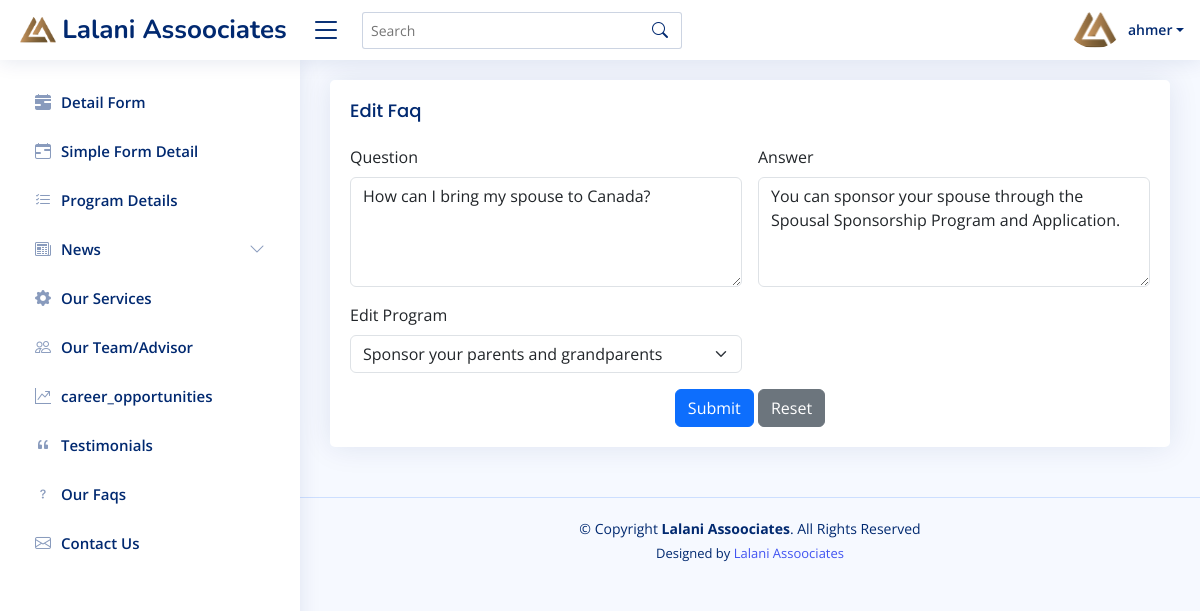
The app's page /Admin/edit_faq.php?id=7 (signed in) with its own data.
### tables this page shows
CREATE TABLE `users` (
  `id` int(11) NOT NULL,
  `username` varchar(50) NOT NULL,
  `email` varchar(255) NOT NULL,
  `password` varchar(200) NOT NULL,
  `created_at` timestamp NOT NULL DEFAULT current_timestamp() ON UPDATE current_timestamp()
);

CREATE TABLE `faqs` (
  `id` int(11) NOT NULL,
  `title` varchar(100) NOT NULL,
  `detail` text NOT NULL,
  `program_id` int(11) NOT NULL,
  `created_at` timestamp NOT NULL DEFAULT current_timestamp(),
  `updated_at` timestamp NOT NULL DEFAULT current_timestamp() ON UPDATE current_timestamp()
);

### Admin/edit_faq.php (the view, shortened to what this page needs)
<!DOCTYPE html>
<html lang="en">
<head>
  <link href="assets/vendor/bootstrap/css/bootstrap.min.css" rel="stylesheet">
  <link href="assets/vendor/bootstrap-icons/bootstrap-icons.css" rel="stylesheet">
  <link href="assets/vendor/boxicons/css/boxicons.min.css" rel="stylesheet">
  <link href="assets/vendor/quill/quill.snow.css" rel="stylesheet">
  <link href="assets/vendor/quill/quill.bubble.css" rel="stylesheet">
  <link href="assets/vendor/remixicon/remixicon.css" rel="stylesheet">
  <link href="assets/vendor/simple-datatables/style.css" rel="stylesheet">
  <link href="assets/css/custom.css" rel="stylesheet">
  <link href="assets/css/style.css" rel="stylesheet">
</head>
<body>
<?php include 'include/header.php'; ?>
<?php include 'include/side_bar.php'; ?>
  <main id="main" class="main">
  <div class="card">
            <div class="card-body">
              <h5 class="card-title">Edit Faq</h5>
              <?php
                include 'php_action/config.php' ;
                $id = $_GET['id'];
                $sql = "SELECT f.*, p.id AS p_id, p.title AS program_title
                FROM faqs f
                JOIN program p ON f.program_id = p.id
                WHERE f.id = '$id'";
                $result = mysqli_query($conn, $sql);
                if (mysqli_num_rows($result) > 0) {
                while($row = mysqli_fetch_assoc($result)) {
                ?>
              <form class="row g-3" id="teamForm" method="POST" action="update_faq.php">
                <div class="col-6">
                    <label for="question" class="form-label">Question</label>
                    <textarea class="form-control" id="question" name="question" placeholder="Edit Your Question" rows="4"><?php echo $row['title'] ?></textarea>
                </div>
                <div class="col-6">
                    <label for="answer" class="form-label">Answer</label>
                    <textarea class="form-control" id="answer" name="answer" placeholder="Edit Your Answer" rows="4"><?php echo $row['detail'] ?></textarea>
                </div>
                <div class="col-md-6">
                    <label for="program" class="form-label">Edit Program</label>
                    <select id="program" class="form-select" name="program" required>
                        <?php
                        $sql_programs = "SELECT id, title FROM program";
                        $result_programs = mysqli_query($conn, $sql_programs);
                        if (mysqli_num_rows($result_programs) > 0) {
                            while ($row_program = mysqli_fetch_assoc($result_programs)) {
                                $selected = ($row_program['id'] == $row['p_id']) ? 'selected' : '';
                                ?>
                                <option value="<?php echo $row_program['id'] ?>" <?php echo $selected ?>><?php echo $row_program['title'] ?></option>
                                <?php
                            }
                        }
                        ?>
                    </select>
                </div>
                <div class="text-center">
                  <button type="submit"  name="submit" class="btn btn-primary">Submit</button>
                  <button type="reset" class="btn btn-secondary">Reset</button>
                </div>
              </form>
              <?php }} ?>
            </div>
          </div>
  </main>
  <?php include 'include/footer.php'; ?>
</body>
</html>

### Admin/include/header.php (shortened to what this page needs)
<header id="header" class="header fixed-top d-flex align-items-center">
  <div class="d-flex align-items-center justify-content-between">
    <a href="index.php" class="logo d-flex align-items-center">
      <img src="../assets/images/title_icon.png" alt="">
      <span class="d-none d-lg-block">Lalani Assoociates</span>
    </a>
    <i class="bi bi-list toggle-sidebar-btn"></i>
  </div>
  <div class="search-bar">
    <form class="search-form d-flex align-items-center" method="POST" action="#">
      <input type="text" name="query" placeholder="Search" title="Enter search keyword">
      <button type="submit" title="Search"><i class="bi bi-search"></i></button>
    </form>
  </div>
  <nav class="header-nav ms-auto">
    <ul class="d-flex align-items-center">
      <li class="nav-item dropdown pe-3">
      <?php
      if (isset($_SESSION['user_id']) && isset($_SESSION['email'])) {
          $user_id = $_SESSION['user_id'];
      } else {
          header("Location: login.php");
          exit();
      }
              include 'php_action/config.php' ;
              $sql = "SELECT * FROM users where id = $user_id";
              $result = mysqli_query($conn, $sql);
              if (mysqli_num_rows($result) > 0) {
              while($row = mysqli_fetch_assoc($result)) {
              ?>
        <a class="nav-link nav-profile d-flex align-items-center pe-0" href="#" data-bs-toggle="dropdown">
          <img src="../assets/images/title_icon.png" alt="Profile" class="rounded-circle">
          <span class="d-none d-md-block dropdown-toggle ps-2"><?php echo $row['username'] ?></span>
        </a>
          <?php }} ?>
      </li>
    </ul>
  </nav>
</header>

### Admin/assets/css/style.css (style rules this page uses)
:root { scroll-behavior: smooth; }
body { font-family: "Open Sans", sans-serif; background: #f6f9ff; color: #444444; }
a { color: #4154f1; text-decoration: none; }
h1, h2, h3, h4, h5, h6 { font-family: "Nunito", sans-serif; }
#main { margin-top: 60px; padding: 20px 30px; transition: all 0.3s; }
.card { margin-bottom: 30px; border: none; border-radius: 5px; box-shadow: 0px 0 30px rgba(1, 41, 112, 0.1); }
.card-title { padding: 20px 0 15px 0; font-size: 18px; font-weight: 500; color: #012970; font-family: "Poppins", sans-serif; }
.card-body { padding: 0 20px 20px 20px; }
.logo { line-height: 1; }
@media (min-width: 1200px) { .logo { width: 280px; } }
.logo img { max-height: 26px; margin-right: 6px; }
.logo span { font-size: 26px; font-weight: 700; color: #012970; font-family: "Nunito", sans-serif; }
.header { transition: all 0.5s; z-index: 997; height: 60px; box-shadow: 0px 2px 20px rgba(1, 41, 112, 0.1); background-color: #fff; padding-left: 20px; }
.header .toggle-sidebar-btn { font-size: 32px; padding-left: 10px; cursor: pointer; color: #012970; }
.header .search-bar { min-width: 360px; padding: 0 20px; }
.header .search-form { width: 100%; }
.header .search-form input { border: 0; font-size: 14px; color: #012970; border: 1px solid rgba(1, 41, 112, 0.2); padding: 7px 38px 7px 8px; border-radius: 3px; transition: 0.3s; width: 100%; }
.header .search-form button { border: 0; padding: 0; margin-left: -30px; background: none; }
.header .search-form button i { color: #012970; }
.header-nav ul { list-style: none; }
.header-nav>ul { margin: 0; padding: 0; }
.header-nav .nav-profile { color: #012970; }
.header-nav .nav-profile img { max-height: 36px; }
.header-nav .nav-profile span { font-size: 14px; font-weight: 600; }
@media (min-width: 1200px) { #main, #footer { margin-left: 300px; } }

### records on screen
users: username "ahmer"
faqs: question "How can I bring my spouse to Canada?", answer "You can sponsor your spouse through the Spousal Sponsorship Program and Application."

### other values on screen
form field program "Sponsor your parents and grandparents"
